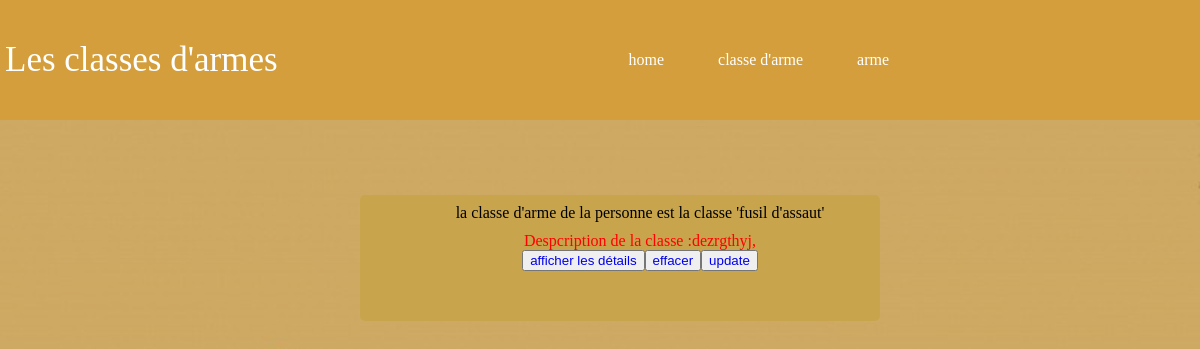
Before: /bibliotheque/ with the older database file.
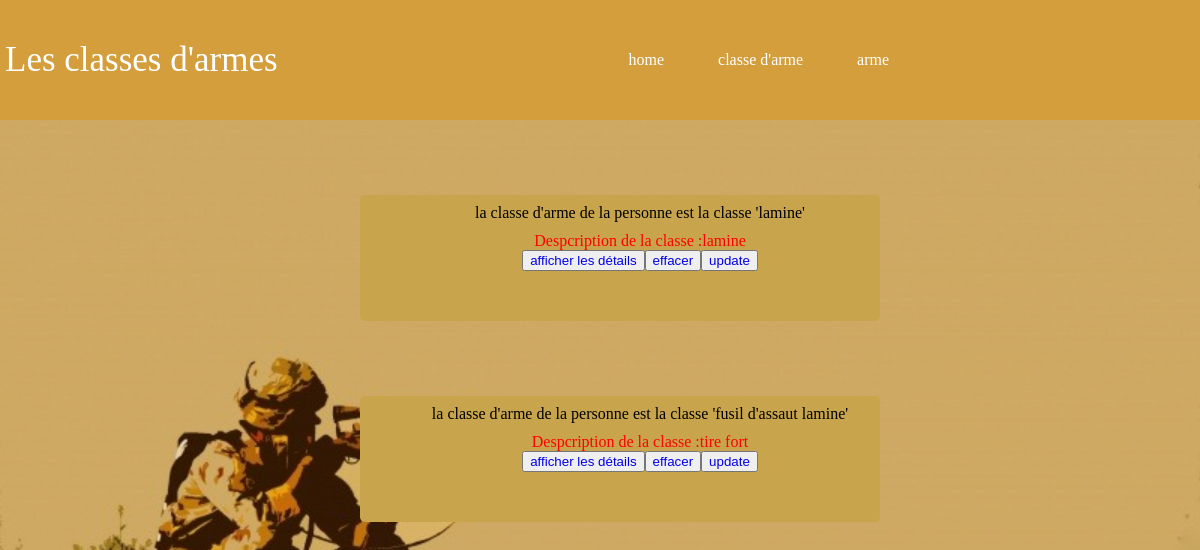
After: the same page with the newer database file.
### bibliotheque/models.py (models this page shows, shortened)
class Classe(models.Model):
    titre = models.CharField(max_length=100)
    resume = models.TextField(null = True, blank = True)

### bibliotheque/views.py (the view)
# urls.py: 2. Add a URL to urlpatterns:  path('', views.home, name='home')
def home(request):
    liste = list(models.Classe.objects.all())
    return render(request, 'bibliotheque/home.html', {'liste': liste})

### bibliotheque/templates/bibliotheque/home.html (shortened to what this page needs)
{% extends "bibliotheque/main.html" %}
{% block content %}
        {% for l in liste %}
    <ul class="global_descip">
            <li> la classe d'arme de la personne est la classe '{{l.titre}}' </li>
             <li class="descrip"> Despcription de la classe :{{l.resume}} </li>
            <li> <button name="aff"><a href="affiche/{{l.id}}"> afficher les détails  </a></button> <button name="supp"><a href="delete/{{l.id}}"> effacer  </a></button>
                <button name="upd"><a href="update/{{l.id}}"> update </a></button></li>
    </ul>
        {%endfor%}
{% endblock %}

Changed rows visible on the page:
removed Classe: titre "fusil d'assaut", resume "dezrgthyj,"
added Classe: titre "lamine", resume "lamine"
added Classe: titre "fusil d'assaut lamine", resume "tire fort"
